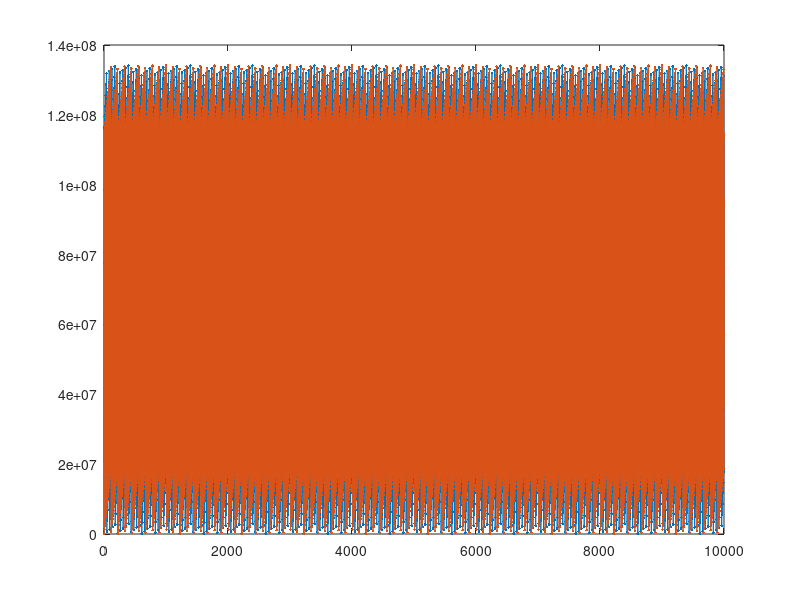
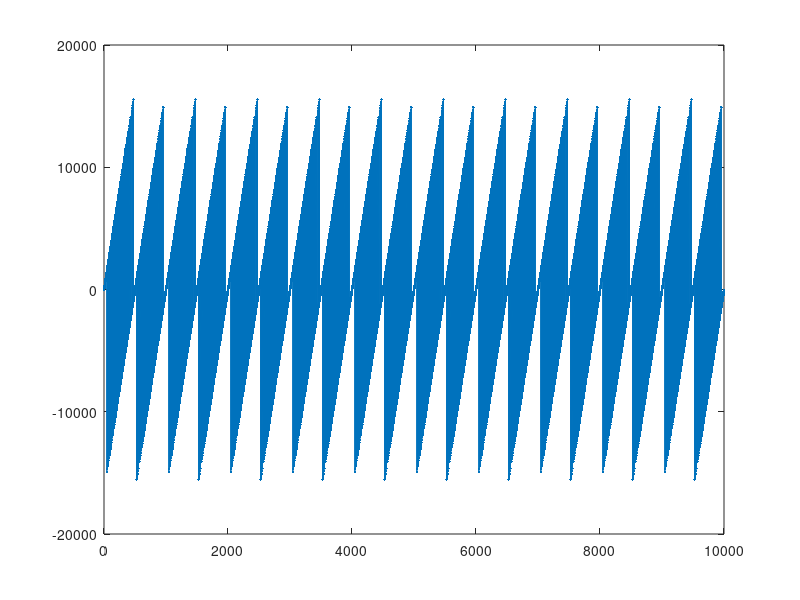

MATLAB code for these plots, in order:
function simulateDDS

clk = 125e6;

phaseWidth = 27;
outputWidth = 14;

f0 = 36e6;
df = 0.125e6;

%%
N = 1e4;

dds1 = zeros(N,1,'uint32');
dds2 = zeros(N,1,'uint32');
dds3 = zeros(N,1,'uint32');

for nn = 2:N
    dds1(nn) = mod(dds1(nn-1) + floor((f0+df)/clk*2^(phaseWidth)),2^phaseWidth);
    dds2(nn) = mod(dds2(nn-1) + floor((f0-df)/clk*2^(phaseWidth)),2^phaseWidth);
    dds3(nn) = mod(dds3(nn-1) + floor(8*df/clk*2^(phaseWidth)),2^phaseWidth);
end

%%
figure(12);clf;
plot(dds1,'.-');
hold on;
plot(dds2,'.-');

figure(13);clf;
dds1r = double(dds1)*2^(outputWidth - phaseWidth);
dds2r = double(dds2)*2^(outputWidth - phaseWidth);
dds3r = double(dds3)*2^(outputWidth - phaseWidth);
% plot(dds1r,'.-');
% hold on;
plot(floor(dds1r)-floor(dds2r),'.-');
% plot(dds3r,'.-');


